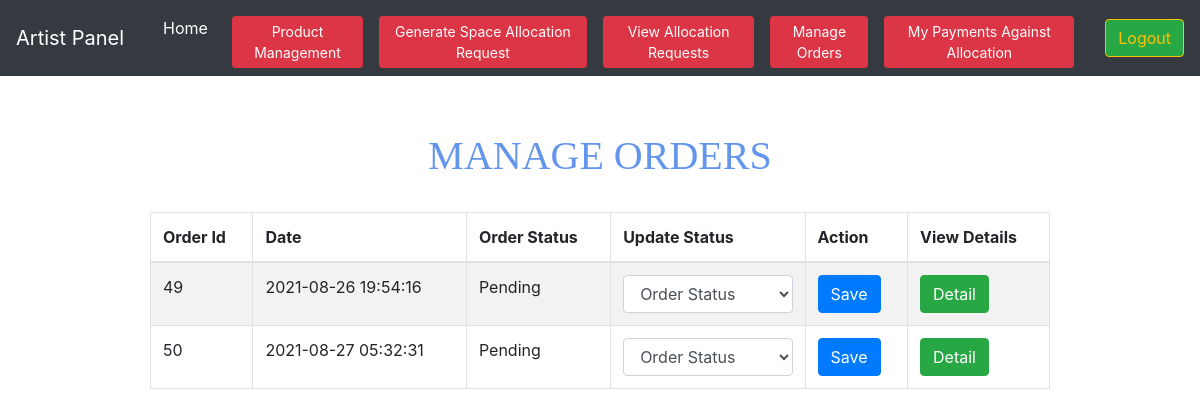
The page /artist/manageorder.php on the database its author committed.
### tables this page shows
CREATE TABLE `orders` (
  `order_id` int(200) NOT NULL,
  `order_user` int(200) NOT NULL,
  `delivery_address` varchar(200) NOT NULL,
  `order_contact` bigint(200) NOT NULL,
  `province` varchar(100) NOT NULL,
  `city` varchar(100) NOT NULL,
  `order_date` datetime NOT NULL,
  `order_status` varchar(200) NOT NULL
);

### artist/manageorder.php (the view, shortened to what this page needs)
<?php
include_once('artistheader.php');
require '../database.php';
	?>
	<!DOCTYPE html>
<html>
<head>
</head>
<body>
	<center>
		<br><br>
		<table class=" table table-striped table-bordered w-75">
				<h1>Manage Orders</h2>
				<br>
				<thead>
				<th>Order Id</th>
				<th>Date</th>
				<th>Order Status</th>
				<th>Update Status</th>
				<th>Action</th>
				<th>View Details</th>
			</thead>
				<?php
				 $query="SELECT * FROM Orders" ;
				$results=mysqli_query($connection,$query);
					if($results){
						if(mysqli_num_rows($results)>0){
						while($row = mysqli_fetch_object($results))
						{
							$orderid = $row->order_id;
							$orderdate =$row->order_date;
							$orderStatus = $row->order_status;
				?>
				<tr>
				<td><?php echo $orderid; ?></td>
				<td><?php echo $orderdate; ?></td>
				<td><?php echo $orderStatus; ?></td>
				<form method="post" action="" >
				<td><select id="" name="changestatus" class="form-control">
					<option selected disabled>Order Status</option>
				</select>
				</td>
				<td><a href="orderdetail.php?orderid=<?php echo  $orderid;?>"><input type="submit" name="save" value="Save" class="btn btn-primary"></a></td>
				</form>
				<td><a href="orderdetail.php?orderid=<?php echo  $orderid;?>"><input type="submit" name="" value="Detail" class="btn btn-success"></a></td>
				</tr>
				<?php }}else{ echo "No order found";}
				}else{ echo mysqli_error($connection);} ?>
				</table>
</center>
</body>
</html>

### artist/manageorder.php (style rules this page uses)
h1 { text-align: center; text-transform: uppercase; color: cornflowerblue; margin-top: 8px; font-family: ui-sans-serif; }

### rows shown on the page
orders: order_id "49", order_date "2021-08-26 19:54:16", order_status "Pending"
orders: order_id "50", order_date "2021-08-27 05:32:31", order_status "Pending"
